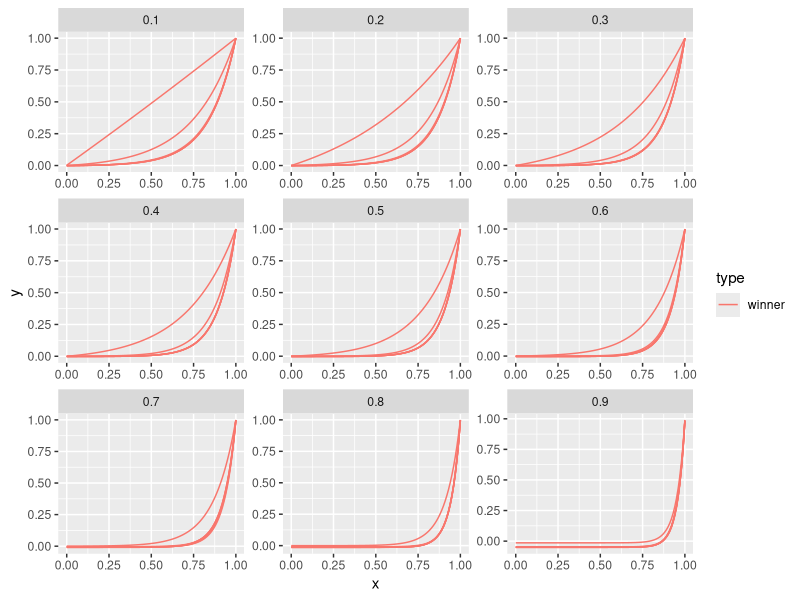
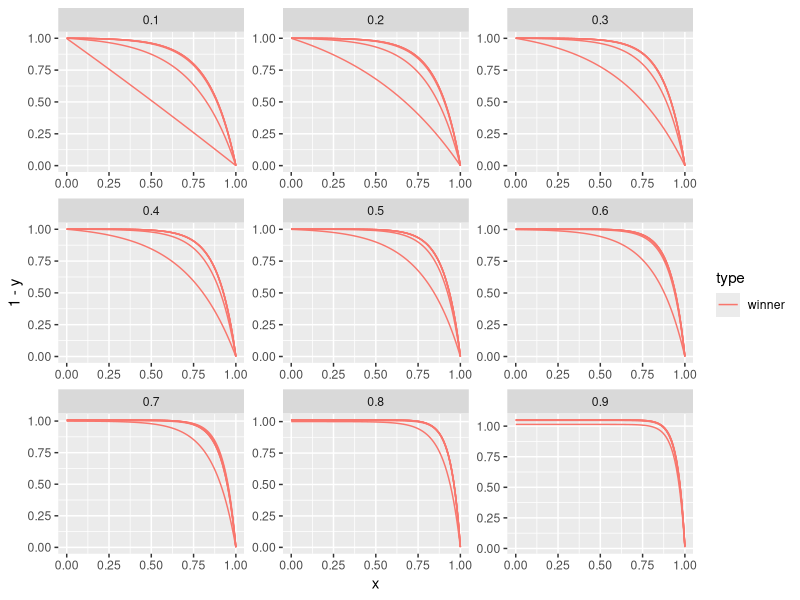
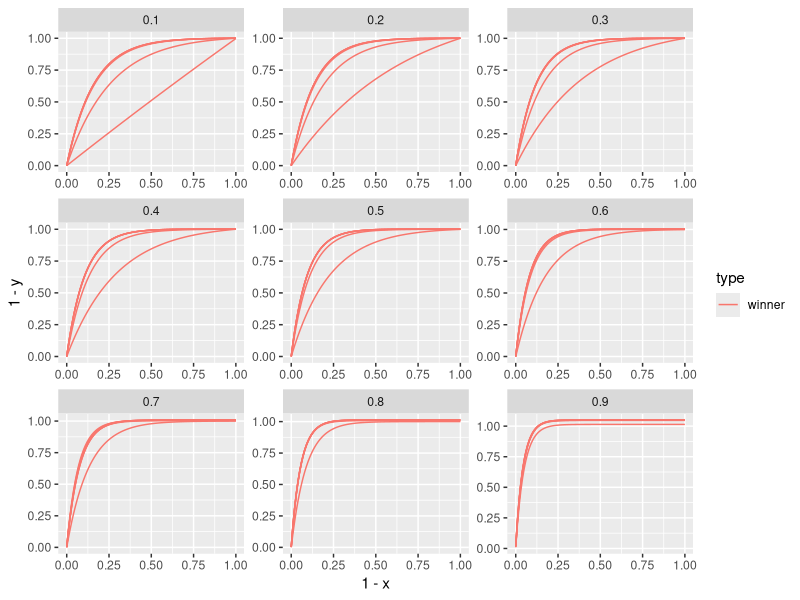
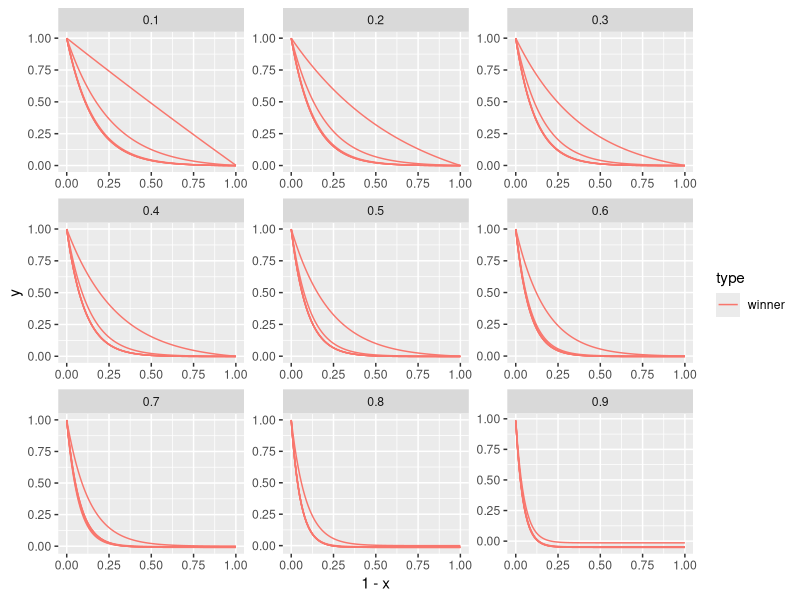

The R script that drew these images, in order:
library(data.table)
library(ggplot2)
library(minpack.lm)
rm(list=ls())
k<-seq(0.1, 0.9, by=0.1)

x2<-seq(0.1, 0.9, by=0.1)
y2<-c(1/(10^c(1:6)), 
      seq(0.1, 0.9, by=0.01))
y2<-c(seq(0.01, 0.9, by=0.01))
y2<-c(1/(10^c(1:6)))
inflection.points<-data.table(x1=0, x3=1, y1=0, y3=1, 
                              expand.grid(x2=x2, y2=y2)
                              )
inflection.points<-inflection.points[x2>=y2]
i=1
all<-list()
xx<-seq(0, 1, by=0.01)
for (i in c(1:nrow(inflection.points))){
  x<-c(inflection.points[i]$x1,
       inflection.points[i]$x2,
       inflection.points[i]$x3)
  y<-c(inflection.points[i]$y1,
       inflection.points[i]$y2,
       inflection.points[i]$y3)
  tryCatch({
    fit <- nlsLM(y ~ a * exp(b * x) + c, start = list(a = 0.1, b = 0.1, c = 0.1),
                 control = nls.control(maxiter=1024,
                                       minFactor = 1/1024))
  },
  error = function(cond) {
    
  }
  )
  if (!exists("fit")){
    print(paste("skip", inflection.points[i]$x2, inflection.points[i]$y2))
    next()
  }
 
  coefficients <- coef(fit)
  a <- coefficients["a"]
  b <- coefficients["b"]
  c <- coefficients["c"]
  yy1<-a*exp(1)^(b*xx)+c
  yy2<-(-1*a)*exp(1)^(b*xx)+c+1
  item1<-data.table(a=a, b=b, c=c,
                    x_threshold=inflection.points[i]$x2, 
                    y_threshold=inflection.points[i]$y2, 
                    x=xx,
                    y=yy1,
                    type="winner",
                    group=paste(i, "a1")
  )
  item2<-data.table(a=a, b=b, c=c,
                    x_threshold=inflection.points[i]$x2, 
                    y_threshold=inflection.points[i]$y2, 
                    x=xx,
                    y=yy2,
                    type="loser",
                    group=paste(i, "a2")
  )
  item<-rbindlist(list(item1, item2))
  item<-item1
  all[[i]]<-item
  rm("fit")
}
all<-rbindlist(all)
ggplot(all)+geom_line(aes(x=x, y=y, color=type, group=group))+
  facet_wrap(~x_threshold, scale="free")

ggplot(all)+geom_line(aes(x=x, y=1-y, color=type, group=group))+
  facet_wrap(~x_threshold, scale="free")
ggplot(all)+geom_line(aes(x=1-x, y=1-y, color=type, group=group))+
  facet_wrap(~x_threshold, scale="free")

ggplot(all)+geom_line(aes(x=1-x, y=y, color=type, group=group))+
  facet_wrap(~x_threshold, scale="free")
